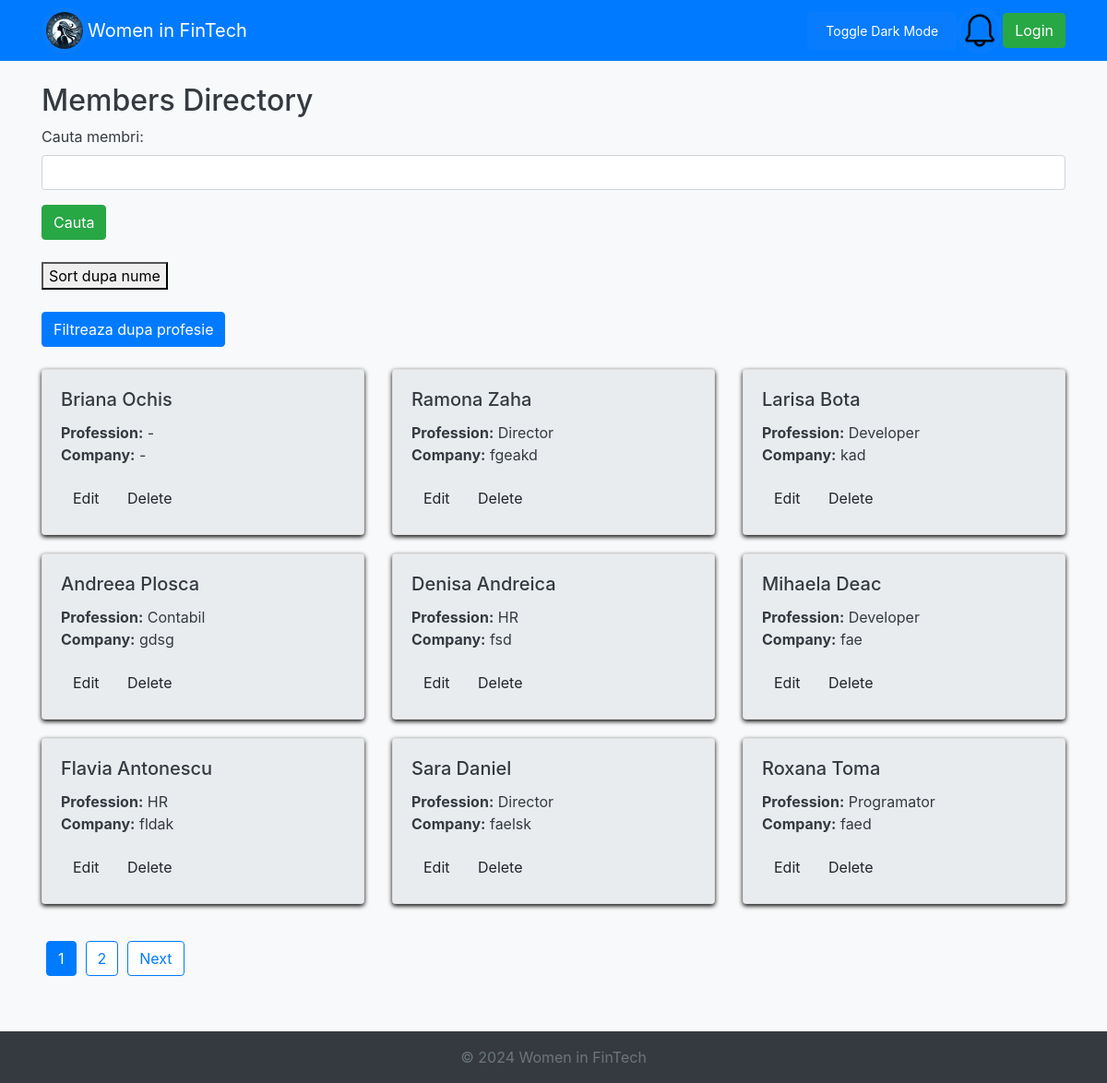
Page /members.php on the earlier database version.
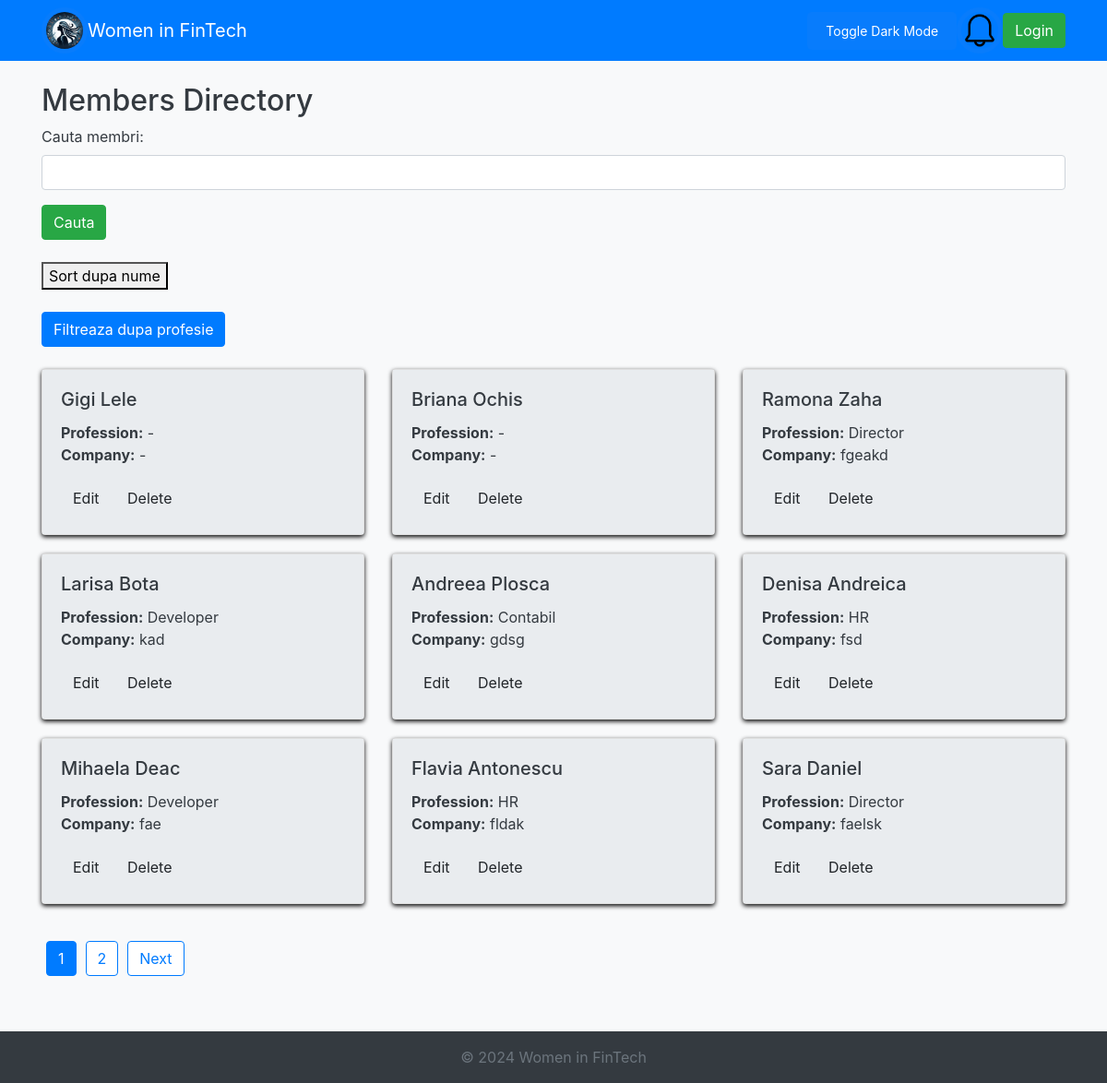
Same page on the later database version.
### tables this page shows
CREATE TABLE `members` (
  `id` int(11) NOT NULL,
  `first_name` varchar(50) NOT NULL,
  `last_name` varchar(50) NOT NULL,
  `email` varchar(100) NOT NULL,
  `profession` varchar(100) DEFAULT '-',
  `company` varchar(100) DEFAULT '-',
  `expertise` text DEFAULT NULL,
  `linkedin_profile` varchar(255) DEFAULT NULL,
  `pfp` varchar(500) NOT NULL DEFAULT 'resources/default_profile_pic.jpg',
  `status` enum('admin','member','mentor') DEFAULT 'member',
  `created_at` timestamp NOT NULL DEFAULT current_timestamp(),
  `password` varchar(200) NOT NULL DEFAULT 'parola'
);

### members.php (the view, shortened to what this page needs)
<?php
include_once "includes/header.php";
$database = new Database();
$db = $database->getConnection();
$page = isset($_GET['page']) ? (int)$_GET['page'] : 1;
$page = max($page, 1);
$members_per_page = 9;
$offset = ($page - 1) * $members_per_page;
$searchQuery = isset($_POST['searchQuery']) ? $_POST['searchQuery'] : '';
?>
    <h2>Members Directory</h2>
    <form method="post" action="">
        <div class="form-group">
            <label for="searchQuery">Cauta membri:</label>
            <input type="text" name="searchQuery" id="searchQuery" class="form-control" value="<?php echo htmlspecialchars($searchQuery); ?>">
        </div>
        <button type="submit" class="btn btn-success">Cauta</button>
    </form>
    <br/>
    <form id="sortForm" method="post">
        <button type="submit" id="sortbutton" onclick="schimbaModSortare()"><?php echo isset($_POST['sortMode']) && $_POST['sortMode'] === 'sortcreare' ? 'Sort dupa creare' : 'Sort dupa nume'; ?></button>
    </form>
    <br/>
    <button class="btn btn-primary" onclick="toggleFilterSection()">Filtreaza dupa profesie</button>
    <br/>
    <br/>
<?php
$query = "SELECT * FROM members WHERE NOT (first_name = 'admin' AND last_name = 'admin')";
if (isset($_POST['sortMode']) && $_POST['sortMode'] === 'sortcreare') {
    $query .= " ORDER BY last_name, first_name";
}else if(isset($_POST['sortMode']) && $_POST['sortMode'] === 'sortnume') {
    $query .= " ORDER BY created_at";
} else {
    $query .= " ORDER BY created_at DESC";
}
$query .= " LIMIT :limit OFFSET :offset";
$stmt = $db->prepare($query);
$stmt->bindValue(':limit', $members_per_page, PDO::PARAM_INT);
$stmt->bindValue(':offset', $offset, PDO::PARAM_INT);
$stmt->execute();
$total_querry = 'SELECT COUNT(*) as total FROM members';
$total_stmt = $db->prepare($total_querry);
$total_stmt->execute();
$total_rows = $total_stmt->fetch(PDO::FETCH_ASSOC);
$total_members = $total_rows['total'];
$total_pages = ceil($total_members / $members_per_page);
?>
    <div class="row">
        <?php if ($stmt->rowCount() > 0): ?>
            <?php while ($row = $stmt->fetch(PDO::FETCH_ASSOC)): ?>
                <div class="col-md-4">
                    <div class="card member-card">
                        <div class="card-body">
                            <h5 class="card-title"><?php echo htmlspecialchars($row['first_name'] . ' ' . $row['last_name']); ?></h5>
                            <p class="card-text">
                                <strong>Profession:</strong> <?php echo htmlspecialchars($row['profession']); ?><br>
                                <strong>Company:</strong> <?php echo htmlspecialchars($row['company']); ?>
                            </p>
                            <a href="edit_member.php?id=<?php echo $row['id']; ?>" class="btn btnprimary">Edit</a>
                            <a href="delete_member.php?id=<?php echo $row['id']; ?>" class="btn btndanger" onclick="return confirm('Are you sure?')">Delete</a>
                        </div>
                    </div>
                </div>
            <?php endwhile; ?>
        <?php else: ?>
            <div class="col-12">
                <p class="text-center">No data found matching your criteria.</p>
            </div>
        <?php endif; ?>
    </div>
    <nav aria-label="Page navigation" class="pagination-container">
        <ul class="pagination">
            <?php for ($i = 1; $i <= $total_pages; $i++): ?>
                <li class="page-item <?php echo $i == $page ? 'active' : ''; ?>">
                    <a class="page-link" href="?page=<?php echo $i; ?>"><?php echo $i; ?></a>
                </li>
            <?php endfor; ?>
            <?php if ($page < $total_pages): ?>
                <li class="page-item">
                    <a class="page-link" href="?page=<?php echo $page + 1; ?>">Next</a>
                </li>
            <?php endif; ?>
        </ul>
    </nav>
<?php
include_once "includes/footer.php";
?>

Differences in the rows shown:
no longer on this page (row unchanged): members: first_name+last_name "Roxana Toma", profession "Programator", company "faed"
added members: first_name+last_name "Gigi Lele", profession "-", company "-"
